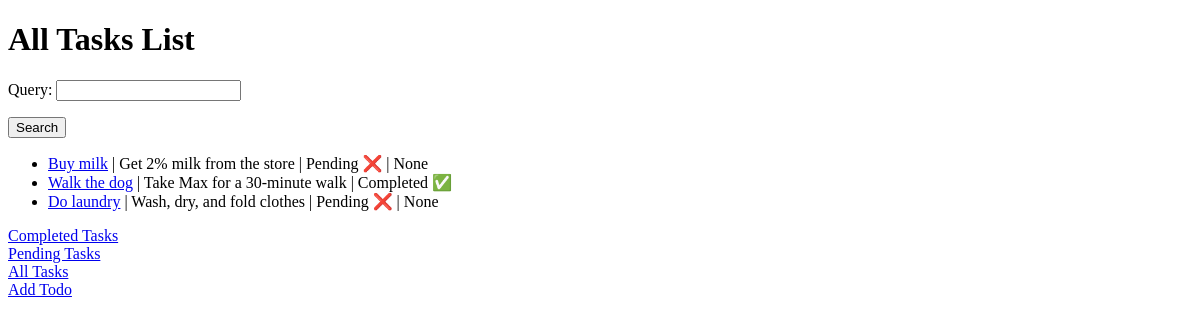
/tasks/, run on an earlier commit of the app's database.
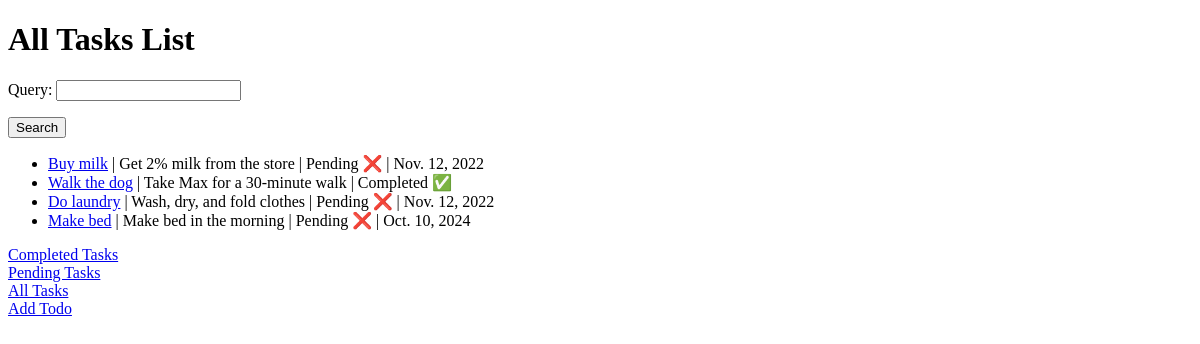
And on a later commit of the database.
### todo_app/models.py (models this page shows)
class Task(models.Model):
    title = models.CharField(max_length=200)
    description = models.TextField()
    completed = models.BooleanField(default=False)
    created_at = models.DateTimeField(auto_now_add=True)
    due_date = models.DateField(blank=True, null=True)

### todo_app/views.py (the view)
# urls.py: path("", views.task_list, name="task_list"),
def task_list(request):
    task_list = Task.objects.all()
    completed = request.GET.get("completed")
    search_form = SearchForm(request.POST)
    if search_form.is_valid():
        query = search_form.cleaned_data.get("query")
    if completed == "1":
        task_list = task_list.filter(completed=True)
    elif completed == "0":
        task_list = task_list.filter(completed=False)
    if query:
        searched_task_list = [
            task for task in task_list if query.lower() in task.title.lower()
        ]
        task_list = searched_task_list
    context = {
        "tasks": task_list,
        "search_form": search_form,
    }
    return render(request, "task_list.html", context=context)

### todo_app/forms.py
class SearchForm(forms.Form):
    query = forms.CharField(required=False)

### todo_app/templates/task_list.html (shortened to what this page needs)
{% extends "base.html" %}
{% block content %}
<h1>All Tasks List</h1>
<form method="post">
    {{ search_form.as_p }}
    <button type="submit">Search</button>
</form>
<ul>
    {% for task in tasks %}
    <li>
        <a href="{% url 'task_details' task.pk %}">{{ task.title }}</a> |
        {{ task.description }} |
        {% if task.completed == True %} Completed ✅
        {% else %} Pending ❌ | {{ task.due_date }}
        {% endif %}
    </li>
    {% endfor %}
</ul>
<a href="/tasks/?completed=1">Completed Tasks</a>
<br>
<a href="/tasks/?completed=0">Pending Tasks</a>
<br>
<a href="/tasks/">All Tasks</a>
<br>
<a href="/tasks/add/">Add Todo</a>
<br>
{% endblock %}

### todo_app/templates/base.html (shortened to what this page needs)
<!DOCTYPE html>
<html lang="en">
<head>
</head>
<body>
    {% block content %}
    {% endblock %}
</body>
</html>

What changed in the data, as far as the page shows it:
changed Task "Buy milk": due_date "None" → "Nov. 12, 2022"
changed Task "Do laundry": due_date "None" → "Nov. 12, 2022"
added Task: title "Make bed", description "Make bed in the morning", due_date "Oct. 10, 2024"
